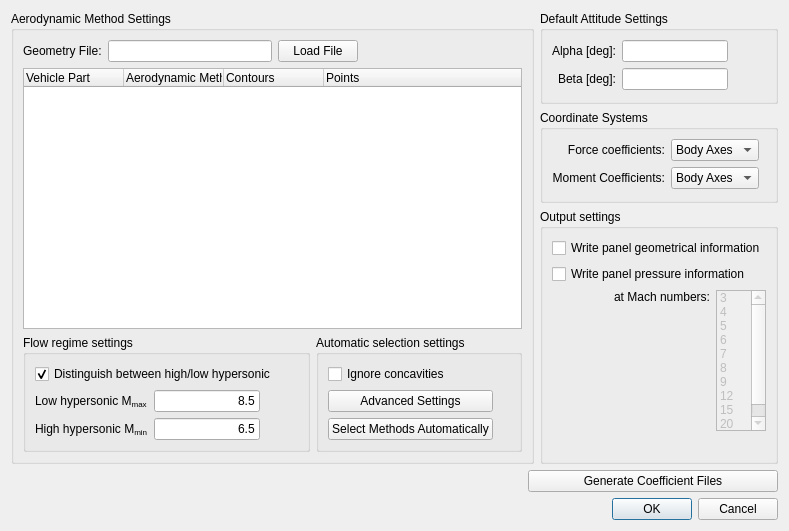
<?xml version="1.0" encoding="UTF-8"?>
<ui version="4.0">
 <class>AerodynamicMethodDialog</class>
 <widget class="QDialog" name="AerodynamicMethodDialog">
  <property name="geometry">
   <rect>
    <x>0</x>
    <y>0</y>
    <width>789</width>
    <height>531</height>
   </rect>
  </property>
  <property name="windowTitle">
   <string>Aerodynamic Methods</string>
  </property>
  <layout class="QVBoxLayout" name="verticalLayout_5">
   <item>
    <layout class="QHBoxLayout" name="horizontalLayout">
     <item>
      <widget class="QGroupBox" name="AeroMethGroupBox">
       <property name="title">
        <string>Aerodynamic Method Settings</string>
       </property>
       <layout class="QVBoxLayout" name="verticalLayout_3">
        <item>
         <layout class="QHBoxLayout" name="horizontalLayout_3">
          <item>
           <widget class="QLabel" name="label">
            <property name="text">
             <string>Geometry File:</string>
            </property>
           </widget>
          </item>
          <item>
           <widget class="QLineEdit" name="geomFileLineEdit">
            <property name="alignment">
             <set>Qt::AlignRight|Qt::AlignTrailing|Qt::AlignVCenter</set>
            </property>
           </widget>
          </item>
          <item>
           <widget class="QPushButton" name="geomFileButton">
            <property name="text">
             <string>Load File</string>
            </property>
           </widget>
          </item>
          <item>
           <spacer name="horizontalSpacer_3">
            <property name="orientation">
             <enum>Qt::Horizontal</enum>
            </property>
            <property name="sizeHint" stdset="0">
             <size>
              <width>40</width>
              <height>20</height>
             </size>
            </property>
           </spacer>
          </item>
         </layout>
        </item>
        <item>
         <layout class="QVBoxLayout" name="verticalLayout_2">
          <item>
           <widget class="QTreeWidget" name="aeroTreeWidget">
            <property name="autoExpandDelay">
             <number>0</number>
            </property>
            <column>
             <property name="text">
              <string>Vehicle Part</string>
             </property>
            </column>
            <column>
             <property name="text">
              <string>Aerodynamic Method</string>
             </property>
            </column>
            <column>
             <property name="text">
              <string>Contours</string>
             </property>
            </column>
            <column>
             <property name="text">
              <string>Points</string>
             </property>
            </column>
           </widget>
          </item>
          <item>
           <layout class="QGridLayout" name="gridLayout_2">
            <item row="2" column="0">
             <widget class="QGroupBox" name="groupBox_2">
              <property name="title">
               <string>Flow regime settings</string>
              </property>
              <layout class="QGridLayout" name="gridLayout_7">
               <item row="1" column="0" rowspan="2" colspan="2">
                <layout class="QGridLayout" name="gridLayout_6">
                 <item row="0" column="1">
                  <widget class="QLineEdit" name="lowHypLineEdit">
                   <property name="text">
                    <string>8.5</string>
                   </property>
                   <property name="alignment">
                    <set>Qt::AlignRight|Qt::AlignTrailing|Qt::AlignVCenter</set>
                   </property>
                  </widget>
                 </item>
                 <item row="1" column="1">
                  <widget class="QLineEdit" name="highHypLineEdit">
                   <property name="text">
                    <string>6.5</string>
                   </property>
                   <property name="alignment">
                    <set>Qt::AlignRight|Qt::AlignTrailing|Qt::AlignVCenter</set>
                   </property>
                  </widget>
                 </item>
                 <item row="0" column="0">
                  <widget class="QLabel" name="lowHypLabel">
                   <property name="text">
                    <string>Low hypersonic M&lt;sub&gt;max&lt;/sub&gt;</string>
                   </property>
                  </widget>
                 </item>
                 <item row="1" column="0">
                  <widget class="QLabel" name="highHypLabel">
                   <property name="text">
                    <string>High hypersonic M&lt;sub&gt;min&lt;/min&gt;</string>
                   </property>
                  </widget>
                 </item>
                 <item row="0" column="2">
                  <spacer name="horizontalSpacer_6">
                   <property name="orientation">
                    <enum>Qt::Horizontal</enum>
                   </property>
                   <property name="sizeHint" stdset="0">
                    <size>
                     <width>40</width>
                     <height>20</height>
                    </size>
                   </property>
                  </spacer>
                 </item>
                </layout>
               </item>
               <item row="0" column="0">
                <widget class="QCheckBox" name="lowHighCheckBox">
                 <property name="enabled">
                  <bool>true</bool>
                 </property>
                 <property name="text">
                  <string>Distinguish between high/low hypersonic</string>
                 </property>
                 <property name="checked">
                  <bool>true</bool>
                 </property>
                </widget>
               </item>
               <item row="0" column="1">
                <spacer name="horizontalSpacer_4">
                 <property name="orientation">
                  <enum>Qt::Horizontal</enum>
                 </property>
                 <property name="sizeHint" stdset="0">
                  <size>
                   <width>40</width>
                   <height>20</height>
                  </size>
                 </property>
                </spacer>
               </item>
              </layout>
             </widget>
            </item>
            <item row="2" column="1">
             <widget class="QGroupBox" name="groupBox_3">
              <property name="title">
               <string>Automatic selection settings</string>
              </property>
              <layout class="QGridLayout" name="gridLayout_8">
               <item row="2" column="0">
                <widget class="QPushButton" name="selectPushButton">
                 <property name="text">
                  <string>Select Methods Automatically</string>
                 </property>
                </widget>
               </item>
               <item row="1" column="0">
                <widget class="QPushButton" name="advancedSelectionPushButton">
                 <property name="text">
                  <string>Advanced Settings</string>
                 </property>
                </widget>
               </item>
               <item row="1" column="1">
                <spacer name="horizontalSpacer_7">
                 <property name="orientation">
                  <enum>Qt::Horizontal</enum>
                 </property>
                 <property name="sizeHint" stdset="0">
                  <size>
                   <width>40</width>
                   <height>20</height>
                  </size>
                 </property>
                </spacer>
               </item>
               <item row="0" column="0">
                <widget class="QCheckBox" name="concavityCheckBox">
                 <property name="text">
                  <string>Ignore concavities</string>
                 </property>
                </widget>
               </item>
              </layout>
             </widget>
            </item>
           </layout>
          </item>
         </layout>
        </item>
       </layout>
      </widget>
     </item>
     <item>
      <layout class="QVBoxLayout" name="verticalLayout_4">
       <item>
        <widget class="QGroupBox" name="attitudeGroupBox">
         <property name="minimumSize">
          <size>
           <width>0</width>
           <height>0</height>
          </size>
         </property>
         <property name="maximumSize">
          <size>
           <width>16777215</width>
           <height>16777215</height>
          </size>
         </property>
         <property name="title">
          <string>Default Attitude Settings</string>
         </property>
         <layout class="QVBoxLayout" name="verticalLayout">
          <item>
           <layout class="QGridLayout" name="gridLayout">
            <item row="0" column="1">
             <widget class="QLineEdit" name="defaultAlphaLineEdit">
              <property name="alignment">
               <set>Qt::AlignRight|Qt::AlignTrailing|Qt::AlignVCenter</set>
              </property>
             </widget>
            </item>
            <item row="1" column="1">
             <widget class="QLineEdit" name="defaultBetaLineEdit">
              <property name="alignment">
               <set>Qt::AlignRight|Qt::AlignTrailing|Qt::AlignVCenter</set>
              </property>
             </widget>
            </item>
            <item row="0" column="0">
             <widget class="QLabel" name="alphaLabel">
              <property name="text">
               <string>Alpha [deg]:</string>
              </property>
              <property name="alignment">
               <set>Qt::AlignRight|Qt::AlignTrailing|Qt::AlignVCenter</set>
              </property>
             </widget>
            </item>
            <item row="1" column="0">
             <widget class="QLabel" name="betaLabel">
              <property name="text">
               <string>Beta [deg]:</string>
              </property>
              <property name="alignment">
               <set>Qt::AlignRight|Qt::AlignTrailing|Qt::AlignVCenter</set>
              </property>
             </widget>
            </item>
            <item row="2" column="0">
             <spacer name="verticalSpacer">
              <property name="orientation">
               <enum>Qt::Vertical</enum>
              </property>
              <property name="sizeHint" stdset="0">
               <size>
                <width>20</width>
                <height>40</height>
               </size>
              </property>
             </spacer>
            </item>
            <item row="0" column="2">
             <spacer name="horizontalSpacer_9">
              <property name="orientation">
               <enum>Qt::Horizontal</enum>
              </property>
              <property name="sizeHint" stdset="0">
               <size>
                <width>40</width>
                <height>20</height>
               </size>
              </property>
             </spacer>
            </item>
           </layout>
          </item>
         </layout>
        </widget>
       </item>
       <item>
        <widget class="QGroupBox" name="groupBox">
         <property name="maximumSize">
          <size>
           <width>16777215</width>
           <height>16777215</height>
          </size>
         </property>
         <property name="title">
          <string>Coordinate Systems</string>
         </property>
         <layout class="QVBoxLayout" name="verticalLayout_6">
          <item>
           <layout class="QGridLayout" name="gridLayout_4">
            <item row="0" column="0">
             <widget class="QLabel" name="forceCoordLabel">
              <property name="text">
               <string>Force coefficients:</string>
              </property>
              <property name="alignment">
               <set>Qt::AlignRight|Qt::AlignTrailing|Qt::AlignVCenter</set>
              </property>
             </widget>
            </item>
            <item row="1" column="0">
             <widget class="QLabel" name="momentCoordLabel">
              <property name="text">
               <string>Moment Coefficients:</string>
              </property>
              <property name="alignment">
               <set>Qt::AlignRight|Qt::AlignTrailing|Qt::AlignVCenter</set>
              </property>
             </widget>
            </item>
            <item row="1" column="1">
             <widget class="QComboBox" name="momentCoordBox">
              <item>
               <property name="text">
                <string>Body Axes</string>
               </property>
              </item>
              <item>
               <property name="text">
                <string>Wind Axes</string>
               </property>
              </item>
             </widget>
            </item>
            <item row="0" column="1">
             <widget class="QComboBox" name="forceCoordBox">
              <item>
               <property name="text">
                <string>Body Axes</string>
               </property>
              </item>
              <item>
               <property name="text">
                <string>Wind Axes</string>
               </property>
              </item>
             </widget>
            </item>
            <item row="2" column="0">
             <spacer name="verticalSpacer_3">
              <property name="orientation">
               <enum>Qt::Vertical</enum>
              </property>
              <property name="sizeHint" stdset="0">
               <size>
                <width>20</width>
                <height>40</height>
               </size>
              </property>
             </spacer>
            </item>
            <item row="0" column="2">
             <spacer name="horizontalSpacer_8">
              <property name="orientation">
               <enum>Qt::Horizontal</enum>
              </property>
              <property name="sizeHint" stdset="0">
               <size>
                <width>40</width>
                <height>20</height>
               </size>
              </property>
             </spacer>
            </item>
           </layout>
          </item>
         </layout>
        </widget>
       </item>
       <item>
        <widget class="QGroupBox" name="OutputGorupBox">
         <property name="minimumSize">
          <size>
           <width>0</width>
           <height>0</height>
          </size>
         </property>
         <property name="maximumSize">
          <size>
           <width>16777215</width>
           <height>16777215</height>
          </size>
         </property>
         <property name="title">
          <string>Output settings</string>
         </property>
         <layout class="QHBoxLayout" name="horizontalLayout_2">
          <item>
           <layout class="QGridLayout" name="gridLayout_3">
            <item row="1" column="1">
             <widget class="QCheckBox" name="presWriteCheckBox">
              <property name="text">
               <string>Write panel pressure information </string>
              </property>
             </widget>
            </item>
            <item row="0" column="1">
             <widget class="QCheckBox" name="geomWriteCheckBox">
              <property name="text">
               <string>Write panel geometrical information</string>
              </property>
             </widget>
            </item>
            <item row="0" column="2">
             <spacer name="horizontalSpacer">
              <property name="orientation">
               <enum>Qt::Horizontal</enum>
              </property>
              <property name="sizeHint" stdset="0">
               <size>
                <width>40</width>
                <height>20</height>
               </size>
              </property>
             </spacer>
            </item>
            <item row="2" column="1">
             <layout class="QHBoxLayout" name="machSelectionBox">
              <item>
               <widget class="QLabel" name="machLabel">
                <property name="enabled">
                 <bool>true</bool>
                </property>
                <property name="text">
                 <string>at Mach numbers:</string>
                </property>
                <property name="alignment">
                 <set>Qt::AlignRight|Qt::AlignTop|Qt::AlignTrailing</set>
                </property>
               </widget>
              </item>
              <item>
               <widget class="QListWidget" name="machList">
                <property name="enabled">
                 <bool>false</bool>
                </property>
                <property name="maximumSize">
                 <size>
                  <width>50</width>
                  <height>160</height>
                 </size>
                </property>
                <property name="selectionMode">
                 <enum>QAbstractItemView::MultiSelection</enum>
                </property>
                <item>
                 <property name="text">
                  <string>3</string>
                 </property>
                </item>
                <item>
                 <property name="text">
                  <string>4</string>
                 </property>
                </item>
                <item>
                 <property name="text">
                  <string>5</string>
                 </property>
                </item>
                <item>
                 <property name="text">
                  <string>6</string>
                 </property>
                </item>
                <item>
                 <property name="text">
                  <string>7</string>
                 </property>
                </item>
                <item>
                 <property name="text">
                  <string>8</string>
                 </property>
                </item>
                <item>
                 <property name="text">
                  <string>9</string>
                 </property>
                </item>
                <item>
                 <property name="text">
                  <string>12</string>
                 </property>
                </item>
                <item>
                 <property name="text">
                  <string>15</string>
                 </property>
                </item>
                <item>
                 <property name="text">
                  <string>20</string>
                 </property>
                </item>
               </widget>
              </item>
             </layout>
            </item>
            <item row="2" column="2">
             <spacer name="horizontalSpacer_5">
              <property name="orientation">
               <enum>Qt::Horizontal</enum>
              </property>
              <property name="sizeHint" stdset="0">
               <size>
                <width>40</width>
                <height>20</height>
               </size>
              </property>
             </spacer>
            </item>
            <item row="3" column="1">
             <spacer name="verticalSpacer_2">
              <property name="orientation">
               <enum>Qt::Vertical</enum>
              </property>
              <property name="sizeHint" stdset="0">
               <size>
                <width>20</width>
                <height>40</height>
               </size>
              </property>
             </spacer>
            </item>
           </layout>
          </item>
         </layout>
        </widget>
       </item>
      </layout>
     </item>
    </layout>
   </item>
   <item>
    <layout class="QGridLayout" name="gridLayout_5">
     <item row="0" column="1">
      <widget class="QPushButton" name="generatePushButton">
       <property name="text">
        <string>Generate Coefficient Files</string>
       </property>
      </widget>
     </item>
     <item row="1" column="1">
      <widget class="QDialogButtonBox" name="buttonBox">
       <property name="minimumSize">
        <size>
         <width>250</width>
         <height>0</height>
        </size>
       </property>
       <property name="maximumSize">
        <size>
         <width>250</width>
         <height>16777215</height>
        </size>
       </property>
       <property name="orientation">
        <enum>Qt::Horizontal</enum>
       </property>
       <property name="standardButtons">
        <set>QDialogButtonBox::Cancel|QDialogButtonBox::Ok</set>
       </property>
      </widget>
     </item>
     <item row="0" column="0">
      <spacer name="horizontalSpacer_2">
       <property name="orientation">
        <enum>Qt::Horizontal</enum>
       </property>
       <property name="sizeHint" stdset="0">
        <size>
         <width>40</width>
         <height>20</height>
        </size>
       </property>
      </spacer>
     </item>
    </layout>
   </item>
  </layout>
 </widget>
 <resources/>
 <connections>
  <connection>
   <sender>buttonBox</sender>
   <signal>accepted()</signal>
   <receiver>AerodynamicMethodDialog</receiver>
   <slot>accept()</slot>
   <hints>
    <hint type="sourcelabel">
     <x>257</x>
     <y>367</y>
    </hint>
    <hint type="destinationlabel">
     <x>157</x>
     <y>274</y>
    </hint>
   </hints>
  </connection>
  <connection>
   <sender>buttonBox</sender>
   <signal>rejected()</signal>
   <receiver>AerodynamicMethodDialog</receiver>
   <slot>reject()</slot>
   <hints>
    <hint type="sourcelabel">
     <x>325</x>
     <y>367</y>
    </hint>
    <hint type="destinationlabel">
     <x>286</x>
     <y>274</y>
    </hint>
   </hints>
  </connection>
  <connection>
   <sender>presWriteCheckBox</sender>
   <signal>toggled(bool)</signal>
   <receiver>machList</receiver>
   <slot>setEnabled(bool)</slot>
   <hints>
    <hint type="sourcelabel">
     <x>542</x>
     <y>313</y>
    </hint>
    <hint type="destinationlabel">
     <x>596</x>
     <y>406</y>
    </hint>
   </hints>
  </connection>
 </connections>
</ui>
